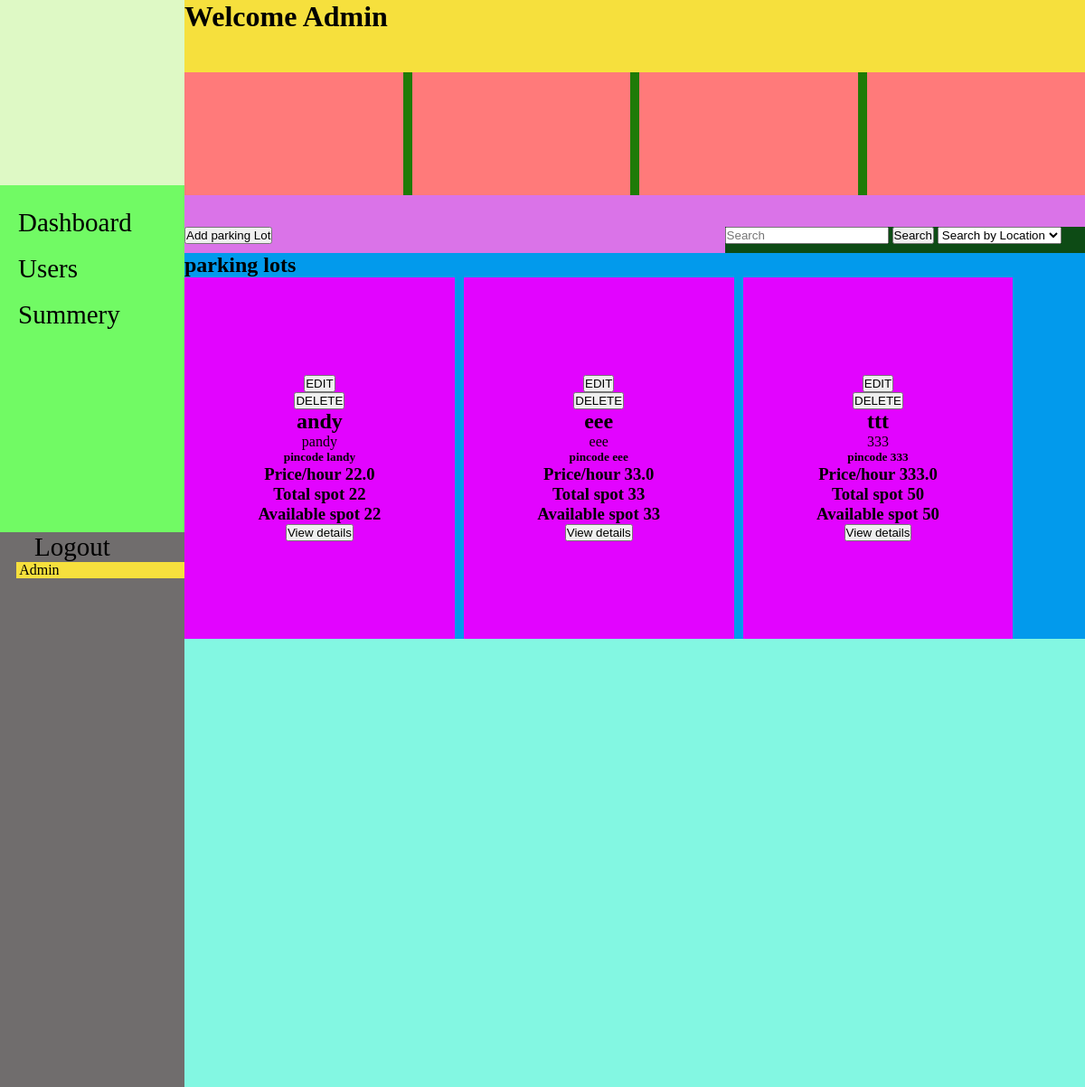
Page /admin_dashboard (signed in) on the committed database.
### models/parking_lot.py (models this page shows, shortened)
class ParkingLot(db.Model):
    __tablename__ = 'parking_lots'
    id = db.Column(db.Integer, primary_key=True)
    name= db.Column(db.String(80), unique=True, nullable=False)
    address = db.Column(db.String(200), nullable=False)
    pincode = db.Column(db.String(10), nullable=False)
    hourly_rate = db.Column(db.Float, nullable=False)
    total_spots = db.Column(db.Integer, nullable=False)
    occupied_spots = db.Column(db.Integer, default=0)
    ev_spots = db.Column(db.Integer, default=0)
    ev_charging_rate = db.Column(db.Float, nullable=True)
    opening_time = db.Column(db.String(10), nullable=True)
    closing_time = db.Column(db.String(10), nullable=True)
    is_24_hours = db.Column(db.Boolean, default=False)
    description = db.Column(db.String(200), nullable=True)

### routes/admin.py (the view)
@admin_bp.route('/admin_dashboard')
@login_required
@admin_required
def admin_dashboard():
    lots=ParkingLot.query.all()
    lot_id=request.args.get('lot_id')
    lot = None
    if lot_id:
        lot=ParkingLot.query.filter_by(id=lot_id).first()
    return render_template('admin_dashboard.html',lots=lots,lot=lot)

### Templates/admin_dashboard.html (shortened to what this page needs)
    {%extends "base.html" %}
    {%block style%}
    <link rel="stylesheet" href="{{url_for('static',filename='css/admin_dashboard.css')}}">
    {%endblock%}
    {%block content %}
    <div class="page-1">
        <div class="side-bar">
            <div class="side-bar-upper">
            </div>
            <div class="side-bar-lower">
                <div class="side-bar-lower-item">
                    <a href="admin_dashboard.html">Dashboard</a>
                </div>
                <div class="side-bar-lower-item">
                    <a href="admin_users.html">Users</a>
                </div>
                <div class="side-bar-lower-item">
                    <a href="admin_products.html">Summery</a>
                </div>
            </div>
            <div class="logout side-bar-lower-item">
                <a href="">
                    <span>Logout</span>
                </a>
            </div>
                <div class="profile ">
                    <span>Admin</span>
                </div>
        </div>
        <div class="right-side">
            <div class="div-1">
                <h1>Welcome Admin</h1>
            </div>
            <div class="div-2">
                <div class="div-2-item">
                </div>
                <div class="div-2-item">
                </div>
                <div class="div-2-item">
                </div>
                <div class="div-2-item">
                </div>
            </div>
            <div class="div-3">
                <div class="div-3-item-1">
                    <button id="add_parking_lot">Add parking Lot</button>
                </div>
                <div class="div-3-item-2">
                    <input type="search" name="search" id="" placeholder="Search">
                    <button>Search</button>
                    <select>
                        <option>Search by Location</option>
                    </select>
                </div>
            </div>
            <div class="div-4">
                <div class="div-4-heading">
                    <h2>parking lots</h2>
                </div>
                <div class="div-4-parking-lots-cards">
                    {%for lot in lots %}
                    <div class="div-4-card">
                        <a href="{{ url_for('admin.admin_dashboard', lot_id=lot.id) }}">
                            <button class="edit-lot">EDIT</button>
                        </a>
                        <a href="{{ url_for('parking.delete_lot', lot_id=lot.id) }}">
                            <button class="edit-lot">DELETE</button>
                        </a>
                        <h2>{{ lot.name }}</h2>
                        <p>{{ lot.address }}</p>
                        <h5>pincode {{ lot.pincode }}</h5>
                        <h3>Price/hour {{ lot.hourly_rate}}</h3>
                        <h3>Total spot {{lot.total_spots}}</h3>
                        <h3>Available spot {{lot.total_spots-lot.occupied_spots}}</h3>
                        <a href="{{url_for('parking.view_details',lot_id=lot.id)}}"><button>View details</button></a>
                    </div>
                    {%endfor%}
                </div>
            </div>
            <div class="div-5"></div>
        </div>
    </div>
    {%endblock%}

### Templates/base.html (shortened to what this page needs)
<!DOCTYPE html>
<html lang="en">
<head>
    <link rel="stylesheet" href="{{url_for('static',filename='css/landing_page_navbar.css')}}">
    {%block style %}{%endblock%}
</head>
<body>
    {% block content %}
    {% endblock %}
</body>
</html>

### Static/css/admin_dashboard.css (style rules this page uses)
* { margin: 0; padding: 0; box-sizing: border-box; }
html, body { width: 100%; height: 100%; background-color: #FFFFFF; }
.page-1 { display: flex; height: 100%; }
.side-bar { position: fixed; width: 17%; height: 100%; background-color: #706d6d; display: flex; flex-direction: column; }
.side-bar-upper { width: 100%; height: 17%; background-color: #def9c5; }
.side-bar-lower { width: 100%; height: 32%; background-color: #71fa64; display: flex; flex-direction: column; gap: 18px; padding-top: 25px; }
.side-bar-lower-item a { text-decoration: none; color: black; font-size: 29px; margin: 10px; padding: 10px; }
.logout { margin-left: 18px; }
.profile { margin-left: 18px; background-color: #f6e03d; }
.right-side { margin-left: 17%; width: 83%; height: 100%; background-color: #f98383; }
.div-1 { height: 10%; background-color: #f6e03d; }
.div-2 { width: 100%; height: 17%; background-color: #1e7b07; display: flex; gap: 10px; }
.div-2-item { width: 100%; height: 100%; background-color: #ff7a7a; }
.div-3 { width: 100%; height: 8%; background-color: #da73e8; display: flex; justify-content: space-between; padding-top: 35px; }
.div-3-item-2 { width: 40%; height: 100%; background-color: #0d4b15; }
.div-4 { width: 100%; background-color: #029aec; display: flex; flex-direction: column; }
.div-4-parking-lots-cards { width: 100%; display: flex; flex-wrap: wrap; gap: 10px; }
.div-4-card { width: 30%; height: 50vh; background-color: #e204ff; display: flex; flex-direction: column; justify-content: center; align-items: center; }
.div-5 { width: 100%; height: 62%; background-color: #83f7e2; display: flex; flex-direction: column; }

### rows in the picture
ParkingLot: name "andy", address "pandy", pincode "landy", hourly_rate "22.0", total_spots "22", lot.total_spots-lot.occupied_spots "22"
ParkingLot: name "eee", address "eee", pincode "eee", hourly_rate "33.0", total_spots "33", lot.total_spots-lot.occupied_spots "33"
ParkingLot: name "ttt", address "333", pincode "333", hourly_rate "333.0", total_spots "50", lot.total_spots-lot.occupied_spots "50"
